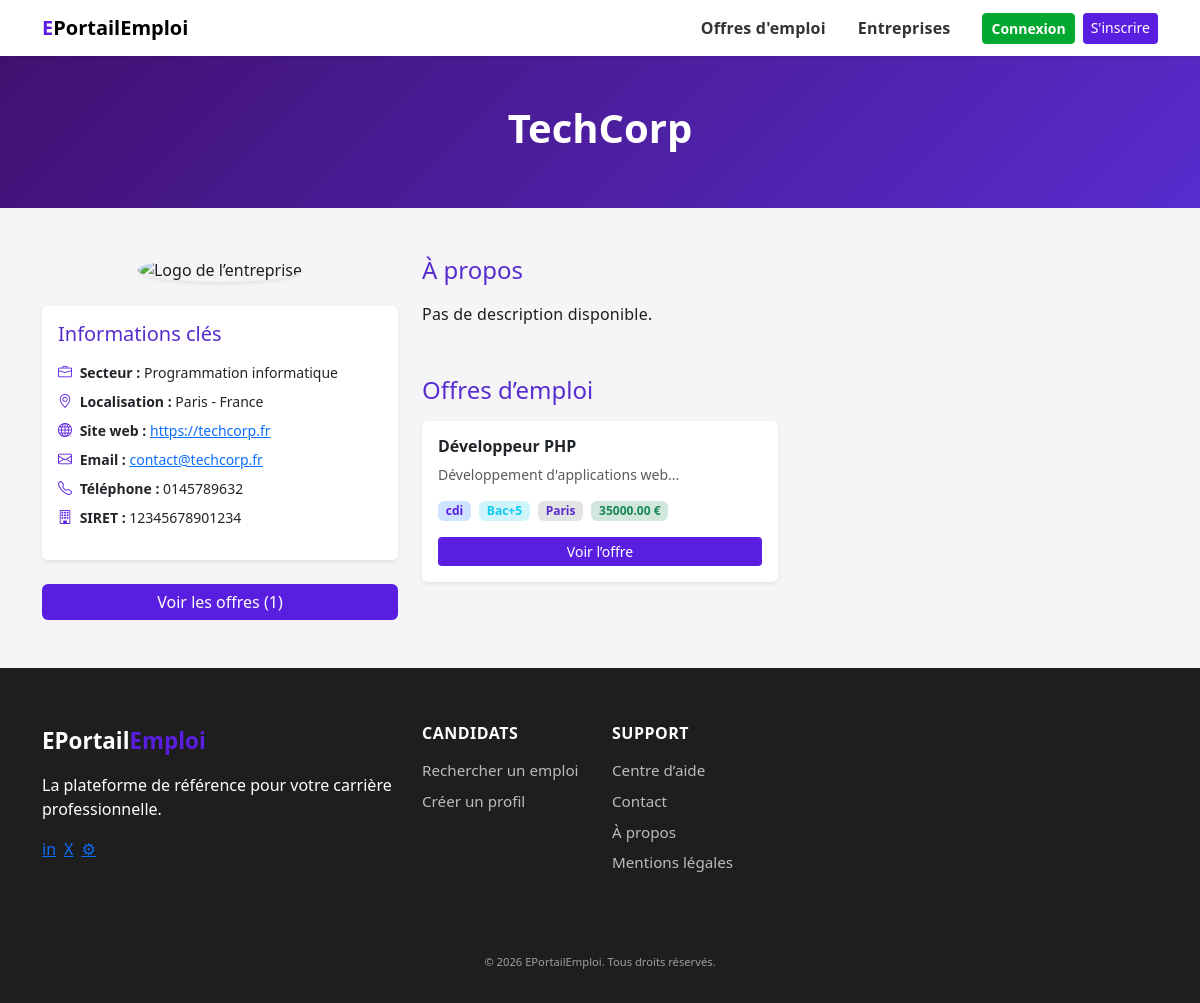
Page /entreprises/show?id=1 on the earlier database version.
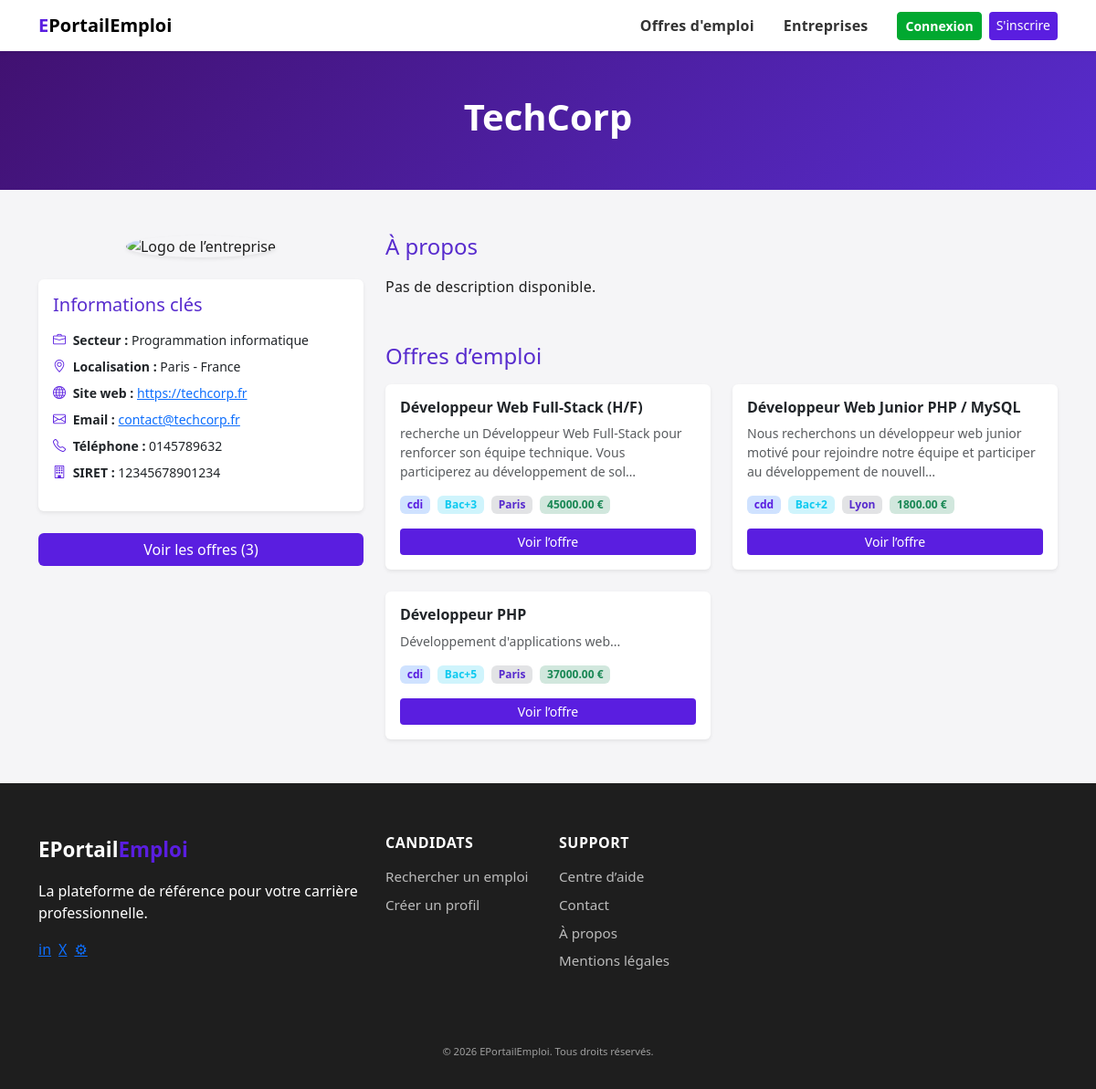
Same page on the later database version.
### tables this page shows
CREATE TABLE IF NOT EXISTS `offres` (
  `id` int NOT NULL AUTO_INCREMENT,
  `auteur_id` int NOT NULL,
  `date_creation` datetime NOT NULL,
  `modifie_par` int DEFAULT NULL,
  `date_modification` datetime DEFAULT NULL,
  `entreprise_id` int NOT NULL,
  `type_offre_id` int NOT NULL,
  `niveau_qualification_id` int NOT NULL,
  `domaine_emploi_id` int NOT NULL,
  `localisation_id` int NOT NULL,
  `titre` varchar(150) NOT NULL,
  `description` text,
  `date_debut` date DEFAULT NULL,
  `date_fin` date DEFAULT NULL,
  `duree_contrat` int DEFAULT NULL,
  `salaire` decimal(10,2) DEFAULT NULL,
  `statut` enum('active','inactive','archive') DEFAULT 'active',
  PRIMARY KEY (`id`),
  KEY `type_offre_id` (`type_offre_id`),
  KEY `niveau_qualification_id` (`niveau_qualification_id`),
  KEY `domaine_emploi_id` (`domaine_emploi_id`),
  KEY `localisation_id` (`localisation_id`),
  KEY `user_id` (`auteur_id`) USING BTREE,
  KEY `offres_ibfk_2` (`entreprise_id`),
  KEY `fk_offres_modifie_par` (`modifie_par`)
);

CREATE TABLE IF NOT EXISTS `types_offres` (
  `id` int NOT NULL AUTO_INCREMENT,
  `code` varchar(50) NOT NULL,
  `description` varchar(100) NOT NULL,
  PRIMARY KEY (`id`),
  UNIQUE KEY `code` (`code`)
);

CREATE TABLE IF NOT EXISTS `niveaux_qualification` (
  `id` int NOT NULL AUTO_INCREMENT,
  `libelle` varchar(100) NOT NULL,
  PRIMARY KEY (`id`),
  UNIQUE KEY `libelle` (`libelle`)
);

CREATE TABLE IF NOT EXISTS `localisations` (
  `id` int NOT NULL AUTO_INCREMENT,
  `ville` varchar(100) NOT NULL,
  `departement` varchar(100) DEFAULT NULL,
  `region` varchar(100) DEFAULT NULL,
  `pays` varchar(100) NOT NULL,
  PRIMARY KEY (`id`)
);

### app/Modules/Entreprise/EntrepriseController.php (called while the page is built, shortened)
<?php
class EntrepriseController
{
    private function makeAuthService(): AuthService
    {
        $pdo  = Database::getConnection();
        $repo = new AuthRepository($pdo);
        return new AuthService($repo, $pdo);
    }
    private function makeEntrepriseService(): EntrepriseService
    {
        $pdo  = Database::getConnection();
        $auth = $this->makeAuthService();
        $repo = new EntrepriseRepository($pdo);
        return new EntrepriseService($repo, $auth, $pdo);
    }
    private function renderPublic(string $view, array $params = []): void
    {
        extract($params);
        require __DIR__ . "/../../../views/entreprise/{$view}.php";
        require __DIR__ . "/../../../views/layouts/main.php";
    }
    public function show(): void
    {
        $id = (int)($_GET['id'] ?? 0);
        $service= $this->makeEntrepriseService();
        $entreprise = $service->findEntreprise($id);
        $offres = $service->listOffresByEntreprise($id);
        $this->renderPublic("show", [
            "title"       => "Détails de l'entreprise",
            "entreprise"  => $entreprise['data'],
            "offres"      => $offres['data']
        ]);
    }
}

### app/Core/Router.php (called while the page is built, shortened)
<?php
class Router
{
    private array $routes = [];
    public function get(string $path, string $action): void
    {
        $this->routes['GET'][$path] = $action;
    }
    public function post(string $path, string $action): void
    {
        $this->routes['POST'][$path] = $action;
    }
    public function run(): void
    {
        $method = $_SERVER['REQUEST_METHOD'] ?? 'GET';
        $uri    = $_SERVER['REQUEST_URI'] ?? '/';
        $path = parse_url($uri, PHP_URL_PATH) ?: '/';
        $action = $this->routes[$method][$path];
        [$class, $methodName] = explode('@', $action);
        $controller = new $class();
        $controller->$methodName();
    }
}

### public/index.php (called while the page is built, shortened)
<?php
$router = new Router();
$router->get('/', 'App\\Modules\\Home\\HomeController@index');
$router->get('/mentions-legales', 'App\\Modules\\Home\\HomeController@mentionsLegales');
$router->get('/contact', 'App\\Modules\\Home\\HomeController@contact');
$router->get('/centre-aide', 'App\\Modules\\Home\\HomeController@centreAide');
$router->get('/a-propos', 'App\\Modules\\Home\\HomeController@aPropos');
$router->get('/maintenance', 'App\\Modules\\Home\\HomeController@maintenance');
$router->get('/500', 'App\\Modules\\Home\\HomeController@error500');
$router->get('/login', 'App\\Modules\\Auth\\AuthController@showLogin');
$router->post('/login', 'App\\Modules\\Auth\\AuthController@login');
$router->get('/logout', 'App\\Modules\\Auth\\AuthController@logout');
$router->get('/register/candidat', 'App\\Modules\\Auth\\AuthController@showRegisterCandidat');
$router->post('/register/candidat', 'App\\Modules\\Auth\\AuthController@registerCandidat');
$router->get('/register/entreprise', 'App\\Modules\\Auth\\AuthController@showRegisterEntreprise');
$router->post('/register/entreprise', 'App\\Modules\\Auth\\AuthController@registerEntreprise');
$router->get('/password/forgot',       'App\\Modules\\Auth\\AuthController@showForgotPassword' );
$router->post('/password/forgot',       'App\\Modules\\Auth\\AuthController@ForgotPassword' );
$router->get('/password/reset',        'App\\Modules\\Auth\\AuthController@showResetPassword'  );
$router->post('/password/reset',       'App\\Modules\\Auth\\AuthController@resetPassword'      );
$router->get('/entreprises', 'App\\Modules\\Entreprise\\EntrepriseController@index');
$router->get('/entreprises/show', 'App\\Modules\\Entreprise\\EntrepriseController@show');
$router->get('/admin/entreprises', 'App\\Modules\\Entreprise\\EntrepriseController@adminIndex');
$router->get('/admin/entreprises/create', 'App\\Modules\\Entreprise\\EntrepriseController@createForm');
$router->post('/admin/entreprises/create', 'App\\Modules\\Entreprise\\EntrepriseController@create');
$router->get('/admin/entreprise/create', 'App\\Modules\\Entreprise\\EntrepriseController@createForm');
$router->post('/admin/entreprise/create', 'App\\Modules\\Entreprise\\EntrepriseController@create');
$router->get('/admin/entreprises/edit', 'App\\Modules\\Entreprise\\EntrepriseController@editForm');
$router->post('/admin/entreprises/edit', 'App\\Modules\\Entreprise\\EntrepriseController@update');
$router->post('/admin/entreprises/delete', 'App\\Modules\\Entreprise\\EntrepriseController@delete');
$router->get('/dashboard/entreprise/edit', 'App\\Modules\\Entreprise\\EntrepriseController@editForm');
$router->get('/admin/users', 'App\\Modules\\Auth\\UserController@adminIndex');
$router->get('/admin/users/create', 'App\\Modules\\Auth\\UserController@createForm');
$router->post('/admin/users/create', 'App\\Modules\\Auth\\UserController@create');
$router->get('/admin/users/edit', 'App\\Modules\\Auth\\UserController@editForm');
$router->post('/admin/users/edit', 'App\\Modules\\Auth\\UserController@update');
$router->post('/admin/users/delete', 'App\\Modules\\Auth\\UserController@delete');
$router->get('/dashboard/equipe', 'App\\Modules\\Auth\\UserController@gestionnaireIndex');
$router->get('/dashboard/equipe/create', 'App\\Modules\\Auth\\UserController@createForm');
$router->post('/dashboard/equipe/create', 'App\\Modules\\Auth\\UserController@create');
$router->get('/dashboard/equipe/edit', 'App\\Modules\\Auth\\UserController@editForm');
$router->post('/dashboard/equipe/edit', 'App\\Modules\\Auth\\UserController@update');
$router->post('/dashboard/equipe/delete', 'App\\Modules\\Auth\\UserController@delete');
$router->get('/dashboard/profil', 'App\\Modules\\Auth\\UserController@recruteurProfile');
$router->post('/dashboard/profil', 'App\\Modules\\Auth\\UserController@updateProfile');
$router->get('/offres', 'App\\Modules\\Offres\\OffresController@index');
$router->get('/offres/show', 'App\\Modules\\Offres\\OffresController@show');
$router->get('/offres/partial', 'App\\Modules\\Offres\\OffresController@publicPartial');
$router->get('/admin/offres', 'App\\Modules\\Offres\\OffresController@adminIndex');
$router->get('/admin/offres/create', 'App\\Modules\\Offres\\OffresController@createForm');
$router->post('/admin/offres/create', 'App\\Modules\\Offres\\OffresController@create');
$router->get('/admin/offres/edit', 'App\\Modules\\Offres\\OffresController@editForm');
$router->post('/admin/offres/edit', 'App\\Modules\\Offres\\OffresController@update');
$router->post('/admin/offres/delete', 'App\\Modules\\Offres\\OffresController@delete');
$router->get('/dashboard/offres', 'App\\Modules\\Offres\\OffresController@manageIndex');
$router->get('/dashboard/offres/create', 'App\\Modules\\Offres\\OffresController@createForm');
$router->post('/dashboard/offres/create', 'App\\Modules\\Offres\\OffresController@create');
$router->get('/dashboard/offres/edit', 'App\\Modules\\Offres\\OffresController@editForm');
$router->post('/dashboard/offres/edit', 'App\\Modules\\Offres\\OffresController@update');
$router->post('/dashboard/offres/delete', 'App\\Modules\\Offres\\OffresController@delete');
$router->get('/admin/offres/partial', 'App\\Modules\\Offres\\OffresController@adminPartial');
$router->get('/dashboard/offres/partial', 'App\\Modules\\Offres\\OffresController@managePartial');
$router->run();

### app/Modules/Entreprise/EntrepriseRepository.php (called while the page is built, shortened)
<?php
class EntrepriseRepository
{
    public function getOffresByEntreprise(int $entrepriseId): array
    {
        try{
            $sql = "SELECT
                        o.*,
                        e.nom AS entreprise_nom,
                        l.ville AS localisation,
                        t.code AS offre_code,
                        nq.libelle AS niveau_qualification
                    FROM offres o
                    JOIN entreprises e ON e.id = o.entreprise_id
                    LEFT JOIN localisations l ON l.id = o.localisation_id
                    LEFT JOIN types_offres t ON t.id = o.type_offre_id
                    LEFT JOIN niveaux_qualification nq ON nq.id = o.niveau_qualification_id
                    WHERE o.entreprise_id = :eid AND o.statut = 'active'
                    ORDER BY o.date_creation DESC, o.id DESC LIMIT 3"; ;
            $stmt = $this->pdo->prepare($sql);
            $stmt->execute(['eid' => $entrepriseId]);
            $data = $stmt->fetchAll(PDO::FETCH_ASSOC)?:null;
            return ['success' => true, 'data' => $data];
        } catch (\PDOException $e) {
            return ['success' => false, 'error' => $e->getMessage(), 'code'=>$e->getCode()];
        }
    }
    public function find(int $id): array
    {
        try{
        $sql = "SELECT e.*, u.nom AS gestionnaire_nom, u.prenom AS gestionnaire_prenom, s.libelle AS secteur
                FROM entreprises e
                LEFT JOIN users u ON u.id = e.gestionnaire_id
                LEFT JOIN secteurs_entreprises s ON s.id = e.secteur_id
                WHERE e.id = :id LIMIT 1";
        $stmt = $this->pdo->prepare($sql);
        $stmt->bindParam(':id', $id, PDO::PARAM_INT);
        $stmt->execute();
        $data = $stmt->fetch(PDO::FETCH_ASSOC) ?: null;
        return ['success' => true, 'data' => $data];
        } catch (\PDOException $e) {
            return ['success' => false, 'error' => $e->getMessage(),'code'=>$e->getCode()];
        }
    }
}

### app/Modules/Entreprise/EntrepriseService.php (called while the page is built, shortened)
<?php
class EntrepriseService
{
    public function findEntreprise(int $id): ?array
    {
        $resultat = $this->repo->find($id);
        return $resultat;
    }
    public function listOffresByEntreprise(int $entrepriseId): array
    {
        $resultat = $this->repo->getOffresByEntreprise($entrepriseId);
        return $resultat;
    }
}

### views/entreprise/show.php (the view, shortened to what the changed rows need)
<?php
$e = static fn ($val) => htmlspecialchars((string)$val, ENT_QUOTES, 'UTF-8');
?>
<?php require __DIR__ . '/../partials/banniere.php'; ?>
<section class="container py-5">
    <div class="row gy-5">
        <aside class="col-12 col-lg-4">
            <div class="text-center mb-4">
                <img src="<?= $e($entreprise['logo'] ?? '/assets/img/company_logo_generique.png') ?>"
                     alt="Logo de l’entreprise"
                     class="img-fluid rounded-circle shadow-sm"
                     style="width: 140px; height: 140px; object-fit: cover;">
            </div>
            <div class="card shadow-sm border-0 mb-4">
                <div class="card-body">
                    <h2 class="h5 text-secondary mb-3">Informations clés</h2>
                </div>
            </div>
            <?php if (!empty($offres)): ?>
                <a href="/offres?entreprise_id=<?= (int)($entreprise['id'] ?? 0) ?>" class="btn btn-primary w-100">Voir les offres (<?= count($offres) ?>)</a>
            <?php endif; ?>
        </aside>
        <div class="col-12 col-lg-8">
            <section class="mb-5">
                <h2 class="h4 text-secondary mb-3">À propos</h2>
            </section>
            <section id="offers">
                <h2 class="h4 text-secondary mb-3">Offres d’emploi</h2>
                <?php if (empty($offres)): ?>
                    <p class="text-muted">Aucune offre pour le moment.</p>
                <?php else: ?>
                    <div class="row g-4">
                        <?php foreach ($offres as $offre): ?>
                            <div class="col-12 col-md-6">
                                <article class="card h-100 shadow-sm border-0 offer-card">
                                    <div class="card-body d-flex flex-column">
                                        <h3 class="h6 fw-bold mb-2"><?= $e($offre['titre']) ?></h3>
                                        <p class="text-muted small mb-3">
                                            <?= $e(mb_strimwidth($offre['description'] ?? '', 0, 120, '…')) ?>
                                        </p>
                                        <div class="d-flex flex-wrap gap-2 mb-3">
                                            <?php if (!empty($offre['offre_code'])): ?>
                                                <span class="badge bg-primary-subtle text-primary">
                                                    <?= $e($offre['offre_code']) ?>
                                                </span>
                                            <?php endif; ?>
                                            <?php if (!empty($offre['niveau_qualification'])): ?>
                                                <span class="badge bg-info-subtle text-info">
                                                    <?= $e($offre['niveau_qualification']) ?>
                                                </span>
                                            <?php endif; ?>
                                            <?php if (!empty($offre['localisation'])): ?>
                                                <span class="badge bg-secondary-subtle text-secondary">
                                                    <?= $e($offre['localisation']) ?>
                                                </span>
                                            <?php endif; ?>
                                            <?php if (!empty($offre['salaire'])): ?>
                                                <span class="badge bg-success-subtle text-success">
                                                    <?= $e($offre['salaire']) ?> €
                                                </span>
                                            <?php endif; ?>
                                        </div>
                                        <a href="/offres/show?id=<?= $offre['id'] ?>"
                                           class="btn btn-primary btn-sm mt-auto"
                                           aria-label="Voir l’offre <?= $e($offre['titre']) ?>">
                                            Voir l’offre
                                        </a>
                                    </div>
                                </article>
                            </div>
                        <?php endforeach; ?>
                    </div>
                <?php endif; ?>
            </section>
        </div>
    </div>
</section>

Differences in the rows shown:
added offres: titre "Développeur Web Full‑Stack (H/F)", description "recherche un Développeur Web Full‑Stack pour renforcer son équipe technique. Vous participerez au développement de sol…", type_offre.code "cdi", niveau_qualification.libelle "Bac+3", localisation.ville "Paris", salaire "45000.00"
added offres: titre "Développeur Web Junior PHP / MySQL", description "Nous recherchons un développeur web junior motivé pour rejoindre notre équipe et participer au développement de nouvell…", type_offre.code "cdd", niveau_qualification.libelle "Bac+2", localisation.ville "Lyon", salaire "1800.00"
changed offres "Développeur PHP": salaire "35000.00" → "37000.00"
Other differences:
count($offres): "1" → "3"
